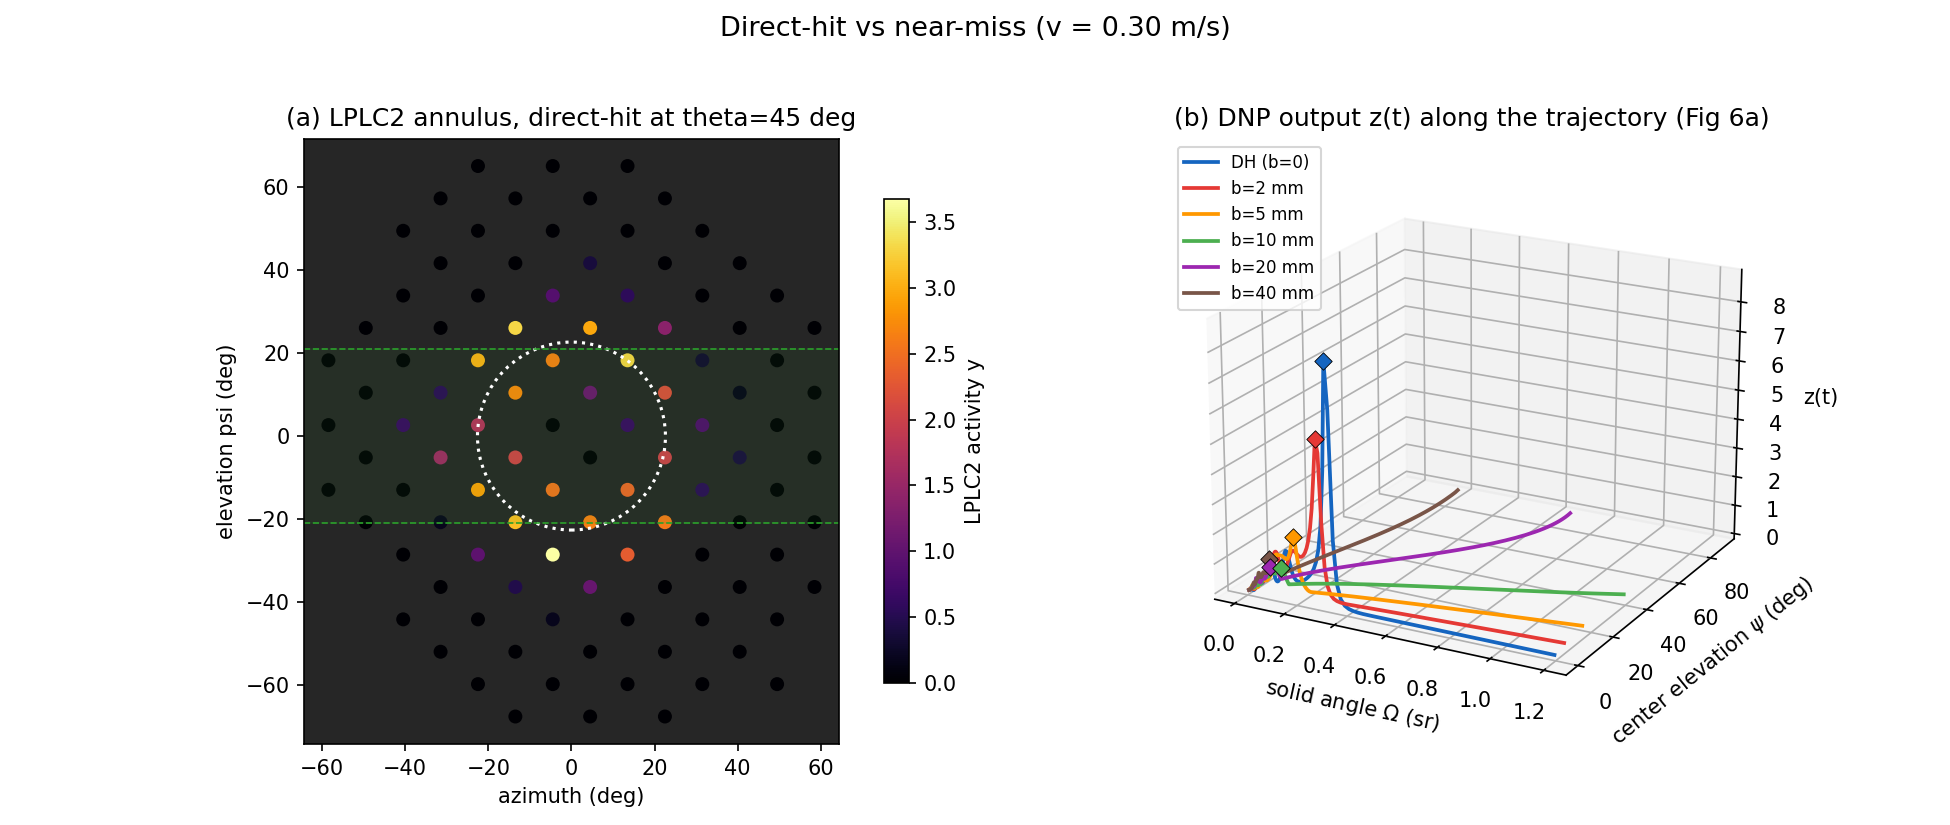

Source code (Python):
"""
figure_dh_vs_nm.py -- Direct-hit vs near-miss (cf. manuscript Figures 5, 6).

Panels:
  (a) the LPLC2 activation annulus for a direct-hit, at theta ~ 45 deg, with
      neuron centers colored by activity and the GF positive band outlined;
  (b) Fig 6a -- the DNP output z(t) for a direct-hit (b = 0) and near-misses
      (b = 2, 5, 10, 20, 40 mm) at v = 0.30 m/s, drawn along each trajectory in
      the (solid angle Omega, center elevation psi) plane. Diamonds mark the
      peak of z(t); the peak decreases with pass-by distance b, and the direct
      hit stays at psi = 0 while near-misses fan out in elevation.

    python examples/figure_dh_vs_nm.py
"""
import os
import numpy as np
import matplotlib
matplotlib.use("Agg")
import matplotlib.pyplot as plt
from mpl_toolkits.mplot3d import Axes3D  # noqa: F401 (registers 3d projection)

import sys
sys.path.insert(0, os.path.dirname(os.path.dirname(os.path.abspath(__file__))))
from ngb_model import load_circuit, simulate

V = 0.30
BS_MM = [0, 2, 5, 10, 20, 40]
# trace colors matching the manuscript Fig 6a (DH, b=2, 5, 10, 20, 40 mm).
COLORS = ["#1565C0", "#E53935", "#FF9800", "#4CAF50", "#9C27B0", "#795548"]
OUT = os.path.join(os.path.dirname(__file__), "figure_dh_vs_nm.png")


def main():
    circ = load_circuit()
    runs = {b: simulate(V, b * 1e-3, circ=circ) for b in BS_MM}
    colors = COLORS

    fig = plt.figure(figsize=(13, 5.5))

    # (a) annulus snapshot for the direct-hit near theta = 45 deg.
    ax = fig.add_subplot(1, 2, 1)
    dh = runs[0]
    ti = int(np.nanargmin(np.abs(dh.traj.theta - 45.0)))
    sc = ax.scatter(circ.cx_deg, circ.cy_deg, c=dh.y[ti],
                    cmap="inferno", s=45, edgecolors="none")
    ax.axhspan(-21.0, 21.0, color="tab:green", alpha=0.08)
    ax.axhline(21.0, color="tab:green", lw=0.8, ls="--")
    ax.axhline(-21.0, color="tab:green", lw=0.8, ls="--")
    disk = plt.Circle((0, dh.traj.psi[ti]), dh.traj.theta[ti] / 2, fill=False,
                      color="white", lw=1.5, ls=":")
    ax.add_patch(disk)
    ax.set_title(f"(a) LPLC2 annulus, direct-hit at theta={dh.traj.theta[ti]:.0f} deg")
    ax.set_xlabel("azimuth (deg)"); ax.set_ylabel("elevation psi (deg)")
    ax.set_aspect("equal"); ax.set_facecolor("0.15")
    fig.colorbar(sc, ax=ax, label="LPLC2 activity y", shrink=0.8)

    # (b) Fig 6a -- z(t) along the (Omega, psi) trajectory for each pass-by,
    # over the approach phase.  The DNP output z(t) is rectified to be
    # non-negative (as in the manuscript), so each trace rises to its peak
    # (diamond) and returns to the floor.
    ax = fig.add_subplot(1, 2, 2, projection="3d")
    OMEGA_CAP = 1.2                               # cap the direct-hit's late expansion
    zmax = 0.0
    for b, c in zip(BS_MM, colors):
        r = runs[b]
        om, ps = r.traj.Omega, r.traj.psi
        z = np.maximum(r.gf.z, 0.0)               # rectified activation
        seg = np.isfinite(om) & np.isfinite(ps) & (r.traj.z > 0) & (om <= OMEGA_CAP)
        idx = np.where(seg)[0]
        pk = idx[np.argmax(z[idx])]
        lbl = "DH (b=0)" if b == 0 else f"b={b} mm"
        ax.plot(om[idx], ps[idx], z[idx], color=c, lw=1.8, label=lbl)
        ax.scatter([om[pk]], [ps[pk]], [z[pk]], marker="D", color=c,
                   s=35, edgecolors="k", linewidths=0.4, depthshade=False)
        zmax = max(zmax, z[pk])
    ax.set_xlabel("solid angle $\\Omega$ (sr)")
    ax.set_ylabel("center elevation $\\psi$ (deg)")
    ax.set_zlabel("z(t)")
    ax.set_zlim(0, zmax * 1.1)
    ax.set_title("(b) DNP output z(t) along the trajectory (Fig 6a)")
    ax.view_init(elev=20, azim=-62)
    ax.legend(fontsize=8, loc="upper left")

    fig.suptitle(f"Direct-hit vs near-miss (v = {V:.2f} m/s)", fontsize=13)
    fig.tight_layout(rect=[0, 0, 1, 0.96])
    fig.savefig(OUT, dpi=150)
    print(f"wrote {OUT}")


if __name__ == "__main__":
    main()
